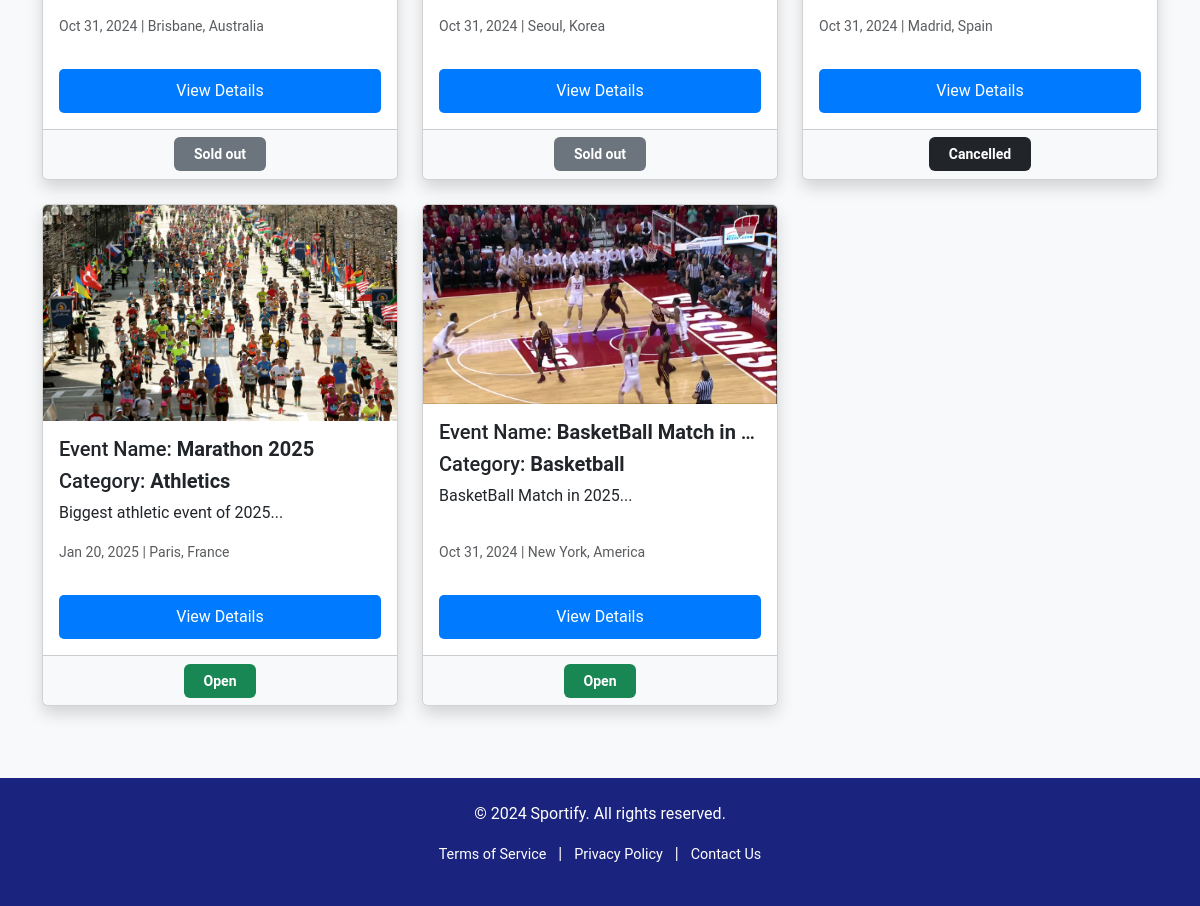
Before: / (lower part) with the older database file.
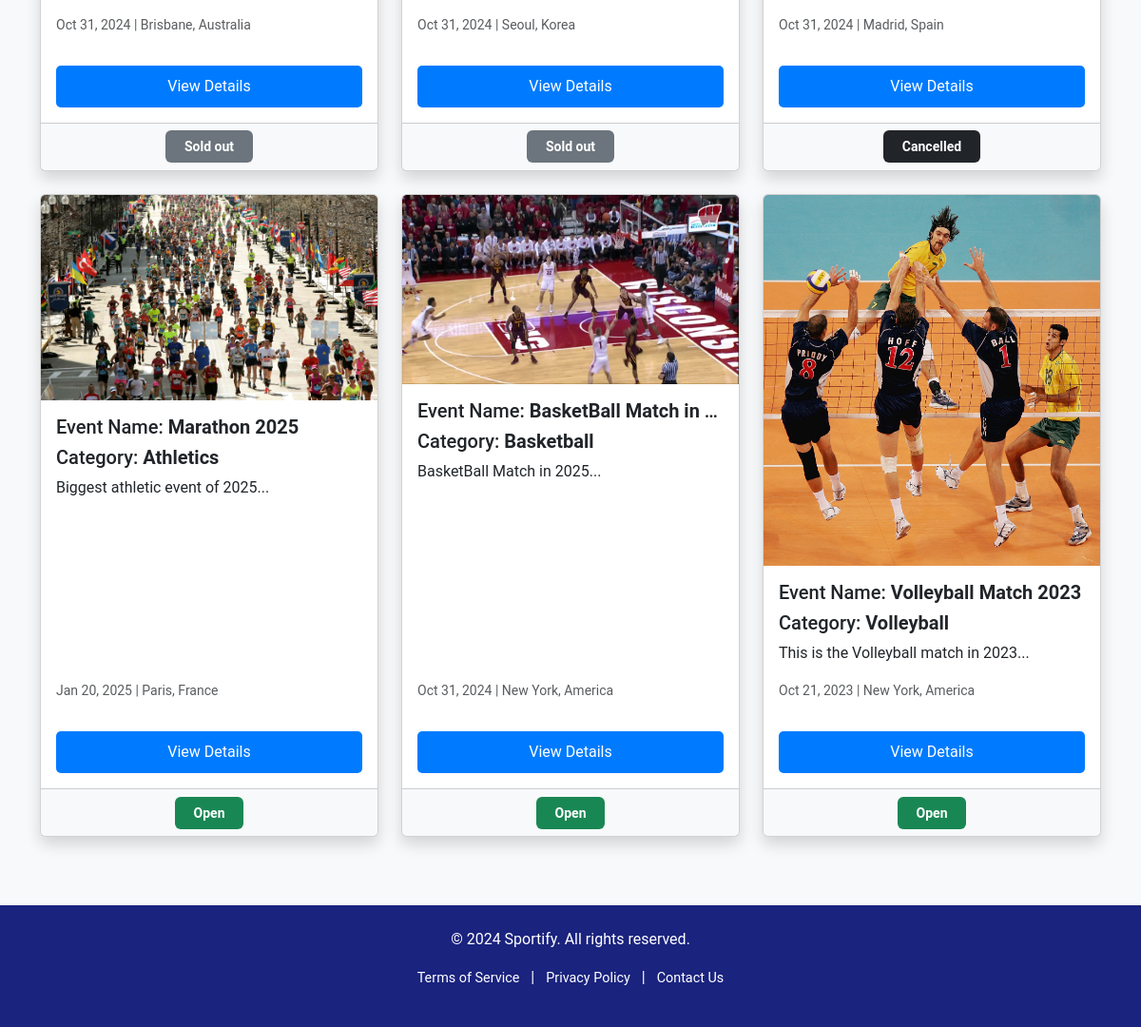
After: the same page with the newer database file.
### website/models.py (models this page shows, shortened)
class Event(db.Model):
    __tablename__ = 'events'
    id = db.Column(db.Integer, primary_key=True)
    name = db.Column(db.String(80), nullable=False)
    description = db.Column(db.Text, nullable=False)
    image = db.Column(db.String(150), nullable=False)  # Store path to the image
    price = db.Column(db.Integer, nullable=False)
    location = db.Column(db.String(150), nullable=False)
    datetime = db.Column(db.DateTime, nullable=False)
    capacity = db.Column(db.Integer, nullable=False)
    category = db.Column(db.String(50), nullable=False)
    status = db.Column(
        Enum(
            'Open', 'Inactive', 'Cancelled','Sold out', name='status of event'
        ),
        default='Open',
        nullable=False)
    user_id = db.Column(db.Integer, db.ForeignKey('users.id'), nullable=False)
    comments = db.relationship('Comment', backref='event', lazy=True)
    order = db.relationship('Order', backref='event', lazy=True)

### website/views.py (the view)
@main_bp.route('/')
def index():
    categories = [
        'soccer', 'basketball', 'tennis', 'cricket', 'swimming', 'athletics',
        'rugby', 'golf', 'cycling', 'boxing', 'martial_arts', 'esports',
        'badminton', 'volleyball', 'baseball', 'hockey', 'gymnastics',
        'motorsport', 'squash', 'table_tennis', 'other'
    ]
    category = request.args.get('category', 'all')
    if category != 'all':
        events = Event.query.filter_by(category=category).all()
    else:
        events = Event.query.all()
    return render_template(
        'index.html',
        events=events,
        categories=categories,
        selected_category=category
    )

### website/templates/index.html (shortened to what this page needs)
{% extends "base.html" %}
{% block content %}
<section id="events" class="container my-5">
    <div class="row">
        {% if events %}
            {% for event in events %}
            <div class="col-md-4 mb-4">
                <div class="card h-100 shadow event-card">
                    <img src="{{ event.image }}" class="card-img-top" alt="{{ event.name }}">
                    <div class="card-body d-flex flex-column">
                        <h5 class="card-title">Event Name: <strong>{{ event.name }}</strong></h5>
                        <h5 class="card-title">Category: <strong>{{ event.category.title() }}</strong></h5>
                        <p class="card-text">{{ event.description[:100] }}...</p>
                        <p class="card-text mt-auto">
                            <small class="text-muted">
                                 {{ event.datetime.strftime('%b %d, %Y') }} |
                                 {{ event.location }}
                            </small>
                        </p>
                        <a href="{{ url_for('event.show', id=event.id) }}"
                           class="btn btn-primary custom-btn mt-3">View Details</a>
                    </div>
                    <div class="card-footer">
                        <span class="badge
                            {% if event.status == 'Open' %}bg-success
                            {% elif event.status == 'Sold Out' %}bg-danger
                            {% elif event.status == 'Cancelled' %}bg-dark
                            {% else %}bg-secondary{% endif %}">
                            {{ event.status }}
                        </span>
                    </div>
                </div>
            </div>
            {% endfor %}
        {% else %}
            <p class="text-center">No events found in this category.</p>
        {% endif %}
    </div>
</section>
{% endblock %}

Changed rows visible on the page:
added Event: image (picture), name "Volleyball Match 2023", category "Volleyball", description "This is the Volleyball match in 2023", datetime "Oct 21, 2023", location "New York, America", status "Open"
